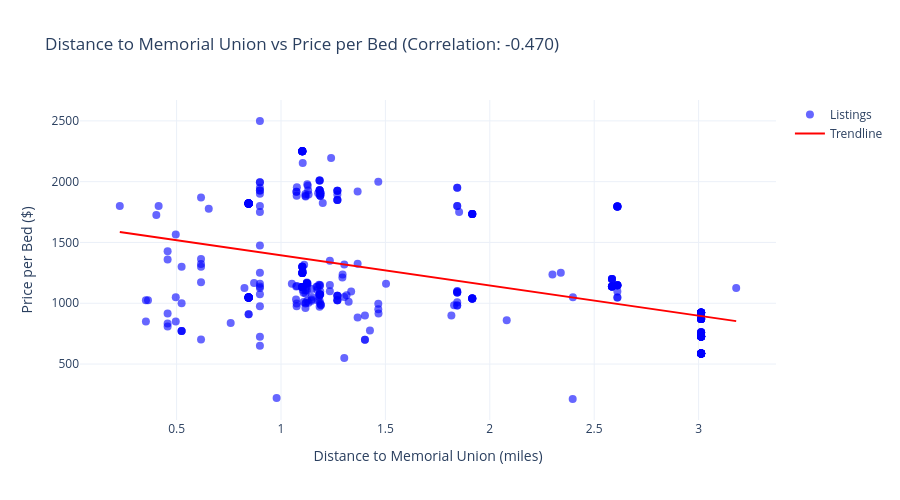

Notebook code cell kept with this figure:
### Markdown cell above
## Distance vs. Price - Memorial Union

### Code cell
data_mu = df[['dist_to_memorial_union_mu', 'price_per_bed']].dropna()

# Calculate trendline
z = np.polyfit(data_mu['dist_to_memorial_union_mu'], data_mu['price_per_bed'], 1)
p = np.poly1d(z)
x_trend = np.linspace(data_mu['dist_to_memorial_union_mu'].min(), data_mu['dist_to_memorial_union_mu'].max(), 100)
y_trend = p(x_trend)

# Calculate correlation
correlation = data_mu['dist_to_memorial_union_mu'].corr(data_mu['price_per_bed'])

fig = go.Figure()
fig.add_trace(go.Scatter(
    x=data_mu['dist_to_memorial_union_mu'],
    y=data_mu['price_per_bed'],
    mode='markers',
    name='Listings',
    marker=dict(size=8, color='blue', opacity=0.6)
))
fig.add_trace(go.Scatter(
    x=x_trend,
    y=y_trend,
    mode='lines',
    name='Trendline',
    line=dict(color='red', width=2)
))

fig.update_layout(
    title=f'Distance to Memorial Union vs Price per Bed (Correlation: {correlation:.3f})',
    xaxis_title='Distance to Memorial Union (miles)',
    yaxis_title='Price per Bed ($)',
    template='plotly_white',
    height=500
)
fig.show()

print(f"Correlation: {correlation:.3f}")
print(f"Trendline equation: y = {z[0]:.2f}x + {z[1]:.2f}")

### Figure 1 — Plotly figure (JSON) as saved in the notebook; plotly's stock layout.template omitted (floating-point values rounded to 4 significant figures; data arrays with more than 128 entries replaced by an {"elided": "..."} marker saying what was removed)
{"data": [{"marker": {"color": "blue", "opacity": 0.6, "size": 8}, "mode": "markers", "name": "Listings", "type": "scatter", "x": {"elided": "376 float values"}, "y": {"elided": "376 float values"}}, {"line": {"color": "red", "width": 2}, "mode": "lines", "name": "Trendline", "type": "scatter", "x": [0.228, 0.2578, 0.2876, 0.3175, 0.3473, 0.3771, 0.4069, 0.4367, 0.4665, 0.4964, 0.5262, 0.556, 0.5858, 0.6156, 0.6455, 0.6753, 0.7051, 0.7349, 0.7647, 0.7945, 0.8244, 0.8542, 0.884, 0.9138, 0.9436, 0.9735, 1.003, 1.033, 1.063, 1.093, 1.123, 1.152, 1.182, 1.212, 1.242, 1.272, 1.301, 1.331, 1.361, 1.391, 1.421, 1.451, 1.48, 1.51, 1.54, 1.57, 1.6, 1.629, 1.659, 1.689, 1.719, 1.749, 1.779, 1.808, 1.838, 1.868, 1.898, 1.928, 1.957, 1.987, 2.017, 2.047, 2.077, 2.107, 2.136, 2.166, 2.196, 2.226, 2.256, 2.285, 2.315, 2.345, 2.375, 2.405, 2.435, 2.464, 2.494, 2.524, 2.554, 2.584, 2.613, 2.643, 2.673, 2.703, 2.733, 2.763, 2.792, 2.822, 2.852, 2.882, 2.912, 2.941, 2.971, 3.001, 3.031, 3.061, 3.091, 3.12, 3.15, 3.18], "y": [1586.0, 1578.0, 1571.0, 1563.0, 1556.0, 1549.0, 1541.0, 1534.0, 1526.0, 1519.0, 1512.0, 1504.0, 1497.0, 1489.0, 1482.0, 1475.0, 1467.0, 1460.0, 1452.0, 1445.0, 1438.0, 1430.0, 1423.0, 1415.0, 1408.0, 1401.0, 1393.0, 1386.0, 1378.0, 1371.0, 1364.0, 1356.0, 1349.0, 1341.0, 1334.0, 1327.0, 1319.0, 1312.0, 1304.0, 1297.0, 1290.0, 1282.0, 1275.0, 1267.0, 1260.0, 1253.0, 1245.0, 1238.0, 1230.0, 1223.0, 1216.0, 1208.0, 1201.0, 1193.0, 1186.0, 1179.0, 1171.0, 1164.0, 1156.0, 1149.0, 1142.0, 1134.0, 1127.0, 1119.0, 1112.0, 1105.0, 1097.0, 1090.0, 1082.0, 1075.0, 1068.0, 1060.0, 1053.0, 1045.0, 1038.0, 1031.0, 1023.0, 1016.0, 1008.0, 1001.0, 993.7, 986.3, 978.9, 971.5, 964.1, 956.7, 949.3, 941.9, 934.5, 927.1, 919.7, 912.3, 904.9, 897.5, 890.1, 882.7, 875.3, 867.9, 860.5, 853.1]}], "layout": {"height": 500, "title": {"text": "Distance to Memorial Union vs Price per Bed (Correlation: -0.470)"}, "xaxis": {"title": {"text": "Distance to Memorial Union (miles)"}}, "yaxis": {"title": {"text": "Price per Bed ($)"}}}}
